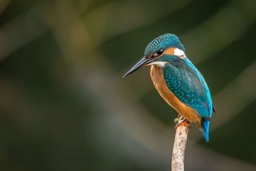
#> input picture demo.jpg, 256 x 171 px, shrunk from 606 x 405 before the run
$ python main.py
#> lines starting #> are read from the running program, lines starting #| are printed output that depends on the picture; long printed decimals are rounded
### image.py
import numpy as np
from PIL import Image


def downscale_image(image):
#> called with image = 'demo.jpg'
    img = Image.open(image, "r")
#> img is the input picture: PIL image 256x171 RGB; mean R, G, B 61.6, 67.5, 44.9
    img.thumbnail((1920, 1080))
    return img


def generate_image(image, image_output, labels, centroids):
    print(centroids)

    new_image = np.array(
        [
            [
                np.round(centroids[int(labels[y * image.size[0] + x])]).astype(int)
                for x in range(image.size[0])
            ]
            for y in range(image.size[1])
        ]
    )

    Image.fromarray(new_image.astype(np.uint8), mode="RGB").save(image_output)

### ml.py
import numpy as np

from image import downscale_image, generate_image
from plot import draw_graph


def cluster(pixels, labels, centroids):
    changed = 0

    for i, pos in enumerate(pixels):
        min_dist = float("inf")
        closest_centroid = -1

        for j, centroid in enumerate(centroids):
            dist = (
                np.power(pos[0] - centroid[0], 2)
                + np.power(pos[1] - centroid[1], 2)
                + np.power(pos[2] - centroid[2], 2)
            )

            if dist < min_dist:
                min_dist = dist
                closest_centroid = j

        if labels[i] != closest_centroid:
            labels[i] = closest_centroid
            changed += 1

    return labels, centroids, changed


def update_centroids(pixels, labels, centroids):
    for i in range(centroids.shape[0]):
        centroids[i] = np.mean(pixels[labels == i, :], axis=0)

    return centroids


def k_means(pixels, labels, centroids, plot):
    i = 0

    while True:
        labels, centroids, changed = cluster(pixels, labels, centroids)

        if plot:
            draw_graph(pixels, labels, centroids, f"Re-cluster points: {i}")

        if changed == 0:
            break

        centroids = update_centroids(pixels, labels, centroids)

        if plot:
            draw_graph(pixels, labels, centroids, f"Re-calculate centroids: {i}")

        i += 1


def filter_image(image_input, image_output, k, plot=False):
    img = downscale_image(image_input)
    pixels = np.asarray(img.getdata())

    def rgb_to_hex(rgb):
        return "#{:02X}{:02X}{:02X}".format(*rgb)

    hex_pixels = np.array([rgb_to_hex(pixel) for pixel in pixels])

    centroids = np.empty([k, 3])
    labels = np.empty(pixels.shape[0])

    rand_indices = np.random.choice(pixels.shape[0], k, replace=False)
#> rand_indices = [16035, 39224, 4391]
    for centroid_i, pixel_i in enumerate(rand_indices):
        centroids[centroid_i] = pixels[pixel_i]
#> after the loop, centroids = [[204, 204, 196], [40, 49, 30], [56, 61, 38]]

    k_means(pixels, labels, centroids, plot)
#> the loop in k_means, `while True:` made 13 passes
#> changed on passes 2 to 13: 5517, 1986, 822, 343, 250, 132, 90, 57, 25, 23, 9, 0
#> (centroids, changed) on pass 1: ([[204, 204, 196], [40, 49, 30], [56, 61, 38]], 43776)
#> after the loop in k_means, `while True:`: i = 12

    generate_image(img, image_output, labels, centroids)
#| [[165.382 170.813 156.955]
#|  [ 43.504  51.005  27.439]
#|  [ 83.382  86.476  64.857]]
#> in generate_image, `new_image = np.array( [ [ np.round(centroids[int(labels[y * image.size..`:
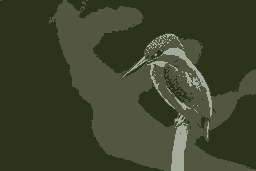
#> new_image: shape (171, 256, 3) int64; mean R, G, B 61.7, 67.3, 44.7

### main.py
import time

from ml import filter_image

if __name__ == "__main__":
    start_time = time.process_time()
    filter_image("demo.jpg", "demo-out.jpg", 3)
    end_time = time.process_time()
    print("Execution time:", end_time - start_time)
